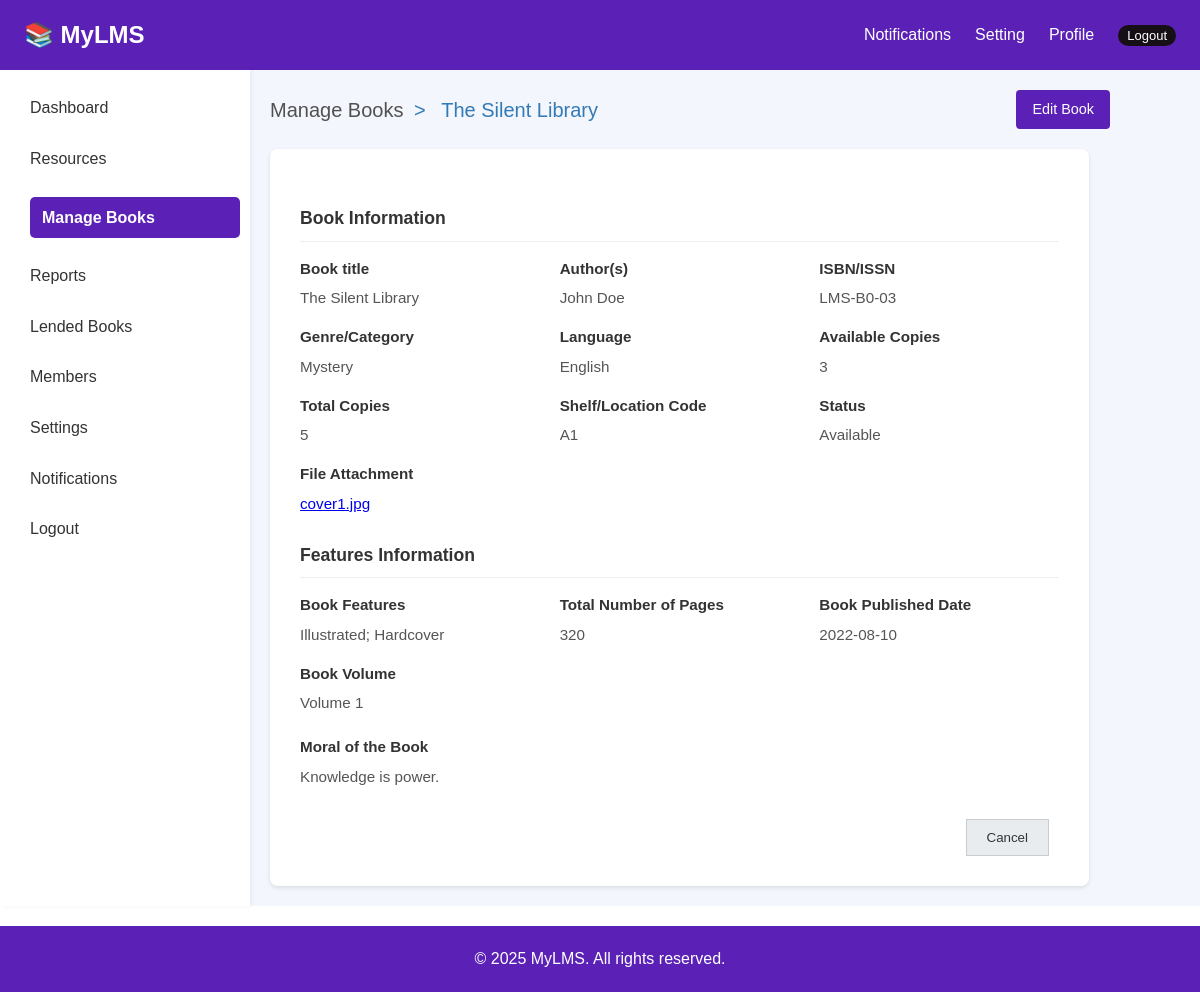
Screenshot of /admin/book_details.php?id=5 (signed in) with the database file from the repository.
### tables this page shows
CREATE TABLE `books` (
  `id` int NOT NULL,
  `isbn` varchar(20) NOT NULL,
  `title` varchar(255) NOT NULL,
  `author` varchar(100) DEFAULT NULL,
  `cover_image` varchar(225) DEFAULT NULL,
  `category` varchar(100) DEFAULT NULL,
  `language` varchar(50) DEFAULT NULL,
  `available_copies` int NOT NULL,
  `copies` int NOT NULL DEFAULT '1',
  `shelf_code` varchar(50) DEFAULT NULL,
  `status` enum('Available','Lended','Damaged') NOT NULL DEFAULT 'Available',
  `total_pages` int DEFAULT NULL,
  `features` text,
  `volume` text,
  `created_date` datetime NOT NULL DEFAULT CURRENT_TIMESTAMP,
  `publisher_name` int DEFAULT NULL,
  `published_date` date DEFAULT NULL,
  `moral` text
);

### admin/book_details.php (the view, shortened to what this page needs)
<?php
require_once '../includes/db.php';
$id = intval($_GET['id']);
$result = $conn->query("SELECT * FROM books WHERE id = $id");
$book = $result->fetch_assoc();
?>
<!DOCTYPE html>
<html lang="en">
<head>
    <link rel="stylesheet" href="../assets/css/style.css">
    <link rel="stylesheet" href="assets/css/admin.css">
    <link rel="stylesheet" href="assets/css/bookinfo.css">
</head>
<body>
    <?php include 'includes/header.php'; ?>
    <div class="body">
        <div class="sidebar">
            <?php include 'includes/sidebar.php'; ?>
        </div>
        <main class="main">
            <div class="header">
                <div class="breadcrumbs">
                    <a href="manage-books.php">Manage Books</a>
                    <span>></span>
                    <span><?= htmlspecialchars($book['title']) ?></span>
                </div>
                <a href="edit-book.php?id=<?= $book['id'] ?>" class="edit-button">Edit Book</a>
            </div>
            <div class="container">
                <div class="section-title">Book Information</div>
                <div class="info-grid">
                    <div class="info-item">
                        <strong>Book title</strong>
                        <?= htmlspecialchars($book['title']) ?>
                    </div>
                    <div class="info-item">
                        <strong>Author(s)</strong>
                        <?= htmlspecialchars($book['author']) ?>
                    </div>
                    <div class="info-item">
                        <strong>ISBN/ISSN</strong>
                        <?= htmlspecialchars($book['isbn']) ?>
                    </div>
                    <div class="info-item">
                        <strong>Genre/Category</strong>
                        <?= htmlspecialchars($book['category']) ?>
                    </div>
                    <div class="info-item">
                        <strong>Language</strong>
                        <?= htmlspecialchars($book['language']) ?>
                    </div>
                    <div class="info-item">
                        <strong>Available Copies</strong>
                        <?= htmlspecialchars($book['available_copies']) ?>
                    </div>
                    <div class="info-item">
                        <strong>Total Copies</strong>
                        <?= htmlspecialchars($book['copies']) ?>
                    </div>
                    <div class="info-item">
                        <strong>Shelf/Location Code</strong>
                        <?= htmlspecialchars($book['shelf_code']) ?>
                    </div>
                    <div class="info-item">
                        <strong>Status</strong>
                        <?= htmlspecialchars($book['status']) ?>
                    </div>
                    <div class="info-item">
                        <strong>File Attachment</strong>
                        <a href="#">
                            <?= htmlspecialchars($book['cover_image']) ?>
                        </a>
                    </div>
                </div>
                <div class="section-title">Features Information</div>
                <div class="info-grid">
                    <div class="info-item">
                        <strong>Book Features</strong>
                        <?= htmlspecialchars($book['features']) ?>
                    </div>
                    <div class="info-item">
                        <strong>Total Number of Pages</strong>
                        <?= htmlspecialchars($book['total_pages']) ?>
                    </div>
                    <div class="info-item">
                        <strong>Book Published Date</strong>
                        <?= htmlspecialchars($book['published_date']) ?>
                    </div>
                    <div class="info-item">
                        <strong>Book Volume</strong>
                        <?= htmlspecialchars($book['volume']) ?>
                    </div>
                </div>
                <div class="moral-of-book">
                    <strong>Moral of the Book</strong>
                    <?= htmlspecialchars($book['moral']) ?>
                </div>
                <div class="button-container">
                    <button onclick="location.replace('manage-books.php')" class="cancel-button">Cancel</button>
                </div>
            </div>
        </main>
    </div>
    <?php include 'includes/footer.php' ?>
</body>
</html>

### assets/css/style.css (style rules this page uses)
:root { --primary-color: #5b21b6; --secondary-color: #5F5F5F; --text-white: #FFFFFF; --text-black: #222222; --icon-color: #526B7A; --bg-dark-blue: #0A2540; --border-color: #E3E7EA; --bg-light: #FFFFFF; --card-title: #29343d; }
* { margin: 0; padding: 0; box-sizing: border-box; }
body { font-family: Arial, sans-serif; background: var(--bg-light); color: var(--text-black); line-height: 1.6; }

### admin/assets/css/admin.css (style rules this page uses)
* { margin: 0; padding: 0; box-sizing: border-box; font-family: Arial, sans-serif; }
.body { display: flex; min-height: 100vh; background-color: #f3f6fc; }
.breadcrumbs { font-size: 20px; color: #337ab7; }
.breadcrumbs a { color: #515151; text-decoration: none; }
.breadcrumbs span { margin: 0 5px; }
.sidebar { min-width: 250px; background-color: white; padding-top: 10px; box-shadow: 2px 0 5px rgba(0, 0, 0, 0.05); }
.main { flex: 1; padding: 20px; }

### admin/assets/css/bookinfo.css (style rules this page uses)
.container { background-color: #fff; border-radius: 8px; box-shadow: 0 2px 4px rgba(0, 0, 0, 0.1); padding: 30px; width: 90%; max-width: 960px; }
.header { display: flex; justify-content: space-between; align-items: center; margin-bottom: 20px; }
.breadcrumbs { font-size: 20px; color: #337ab7; }
.breadcrumbs a { color: #515151; text-decoration: none; }
.breadcrumbs span { margin: 0 5px; }
.edit-button { background-color: #5b21b6; margin-right: 70px; border-radius: 4px; cursor: pointer; font-size: 0.9em; transition: background-color 0.3s ease; display: inline-block; padding: 8px 16px; color: white; text-decoration: none; }
.section-title { color: #333; margin-top: 25px; margin-bottom: 15px; border-bottom: 1px solid #eee; padding-bottom: 8px; font-size: 1.1em; font-weight: bold; }
.info-grid { display: grid; grid-template-columns: repeat(auto-fit, minmax(200px, 1fr)); gap: 15px 20px; margin-bottom: 20px; }
.info-item { font-size: 0.95em; color: #555; }
.info-item strong { color: #333; display: block; margin-bottom: 5px; font-weight: bold; }
.moral-of-book { font-size: 0.95em; color: #555; margin-top: 20px; }
.moral-of-book strong { color: #333; display: block; margin-bottom: 5px; font-weight: bold; }
.button-container { display: flex; justify-content: flex-end; margin-top: 30px; }
.cancel-button { padding: 10px 20px; background-color: #e9ecef; color: #333; border: 1px solid #ccc; margin-right: 10px; }

### rows the page displays
books: title "The Silent Library", author "John Doe", isbn "LMS-B0-03", category "Mystery", language "English", available_copies "3", copies "5", shelf_code "A1", status "Available", cover_image "cover1.jpg", features "Illustrated; Hardcover", total_pages "320", published_date "2022-08-10", volume "Volume 1", moral "Knowledge is power."
